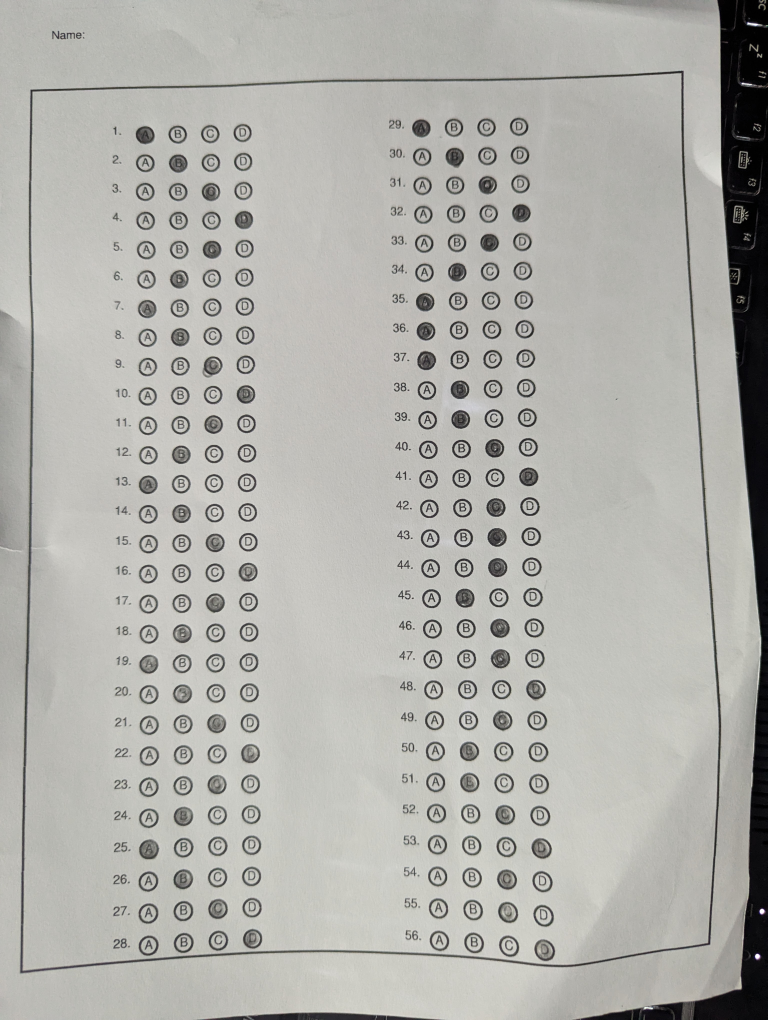
#> input picture OMR/img/2nd_sheet.jpg, 3072 x 4080 px (shown at 1/4 size)
$ python -i scan.py   (imports and definitions only)
#> lines starting #> are read from the running program, lines starting #| are printed output that depends on the picture; after the words box and inside, x2 and y2 are one past the last pixel; in counts of white or black regions, pixels touching at a corner belong together
#> further down, picture is the input picture: shape (4080, 3072, 3); mean B, G, R 171.4, 176.4, 176.8
### make_pdf/utils/transform.py
import numpy as np
import cv2


def order_points(pts):
    rect = np.zeros((4, 2), dtype="float32")

    s = pts.sum(axis=1)
    rect[0] = pts[np.argmin(s)]  #top-left
    rect[2] = pts[np.argmax(s)]  #bottom-right

    diff = np.diff(pts, axis=1)
    rect[1] = pts[np.argmin(diff)]  #bottom-left
    rect[3] = pts[np.argmax(diff)]  #top right
    return rect


def four_point_transform(image, pts):
    rect = order_points(pts)
    (tl, tr, br, bl) = rect

    #max_width
    width_A = np.sqrt(((br[0] - bl[0]) ** 2) + ((br[1] - bl[1]) ** 2))
    width_B = np.sqrt(((tr[0] - tl[0]) ** 2) + ((tr[1] - tl[1]) ** 2))
    max_width = max(int(width_A), int(width_B))

    #max_height
    height_A = np.sqrt(((tr[0] - br[0]) ** 2) + ((tr[1] - br[1]) ** 2))
    height_B = np.sqrt(((tl[0] - bl[0]) ** 2) + ((tl[1] - bl[1]) ** 2))
    max_height = max(int(height_A), int(height_B))

    #the new coordinates
    dst = np.array([
        [0, 0],
        [max_width - 1, 0],
        [max_width - 1, max_height - 1],
        [0, max_height - 1]],
        dtype="float32")

    M = cv2.getPerspectiveTransform(rect, dst)
    warped = cv2.warpPerspective(image, M, (max_width, max_height))
    return warped

### make_pdf/utils/scan.py
import sys

sys.path.append("..")  # Add the parent directory to the path

from .transform import four_point_transform
import cv2
import imutils


def scanner(image):
    #Edge Detection
    #load and compute image's old to new height ratio
    #then clone it and resize it
#    cv2.imshow("Image", image)
    ratio = image.shape[0] / 500
#> ratio = 8.16
    orig = image.copy()
    #cv2.waitKey(0)
    image = imutils.resize(image, height=500)
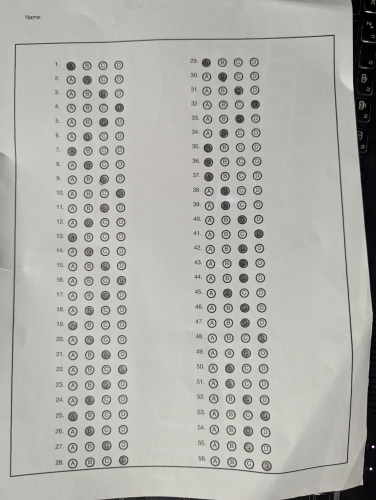
#> image: shape (500, 376, 3); mean of channels 0, 1, 2 171.4, 176.4, 176.8; drawn as B, G, R
    min_area = image.shape[0] * image.shape[1] * 0.008
#> min_area = 1504

    print(min_area)
#| 1504.0
    #greyscale
    #a new copy of image in greyscale, edged, is made
    gray = cv2.cvtColor(image, cv2.COLOR_BGR2GRAY)
    gray = cv2.GaussianBlur(gray, (5, 5,), 0)
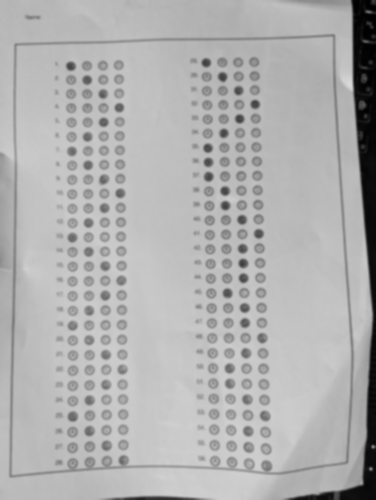
#> gray: shape (500, 376); min 0, max 217, mean 176
    edged = cv2.Canny(gray, 75, 200)
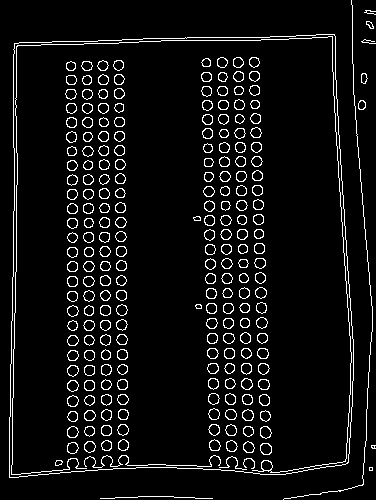
#> edged: shape (500, 376); 6.5% white in thin lines or dots

    print("STEP 1: Edhe Detection")
    #cv2.imshow("Image", image)
    cv2.imshow("Edged", edged)
    cv2.waitKey(0)
    cv2.destroyAllWindows()

    #Contour Detection
    #Assume the paper has the largest rectangular contour in the image
    #findContours returna a list of numoy arrays containing coordinates
    cnts = cv2.findContours(edged.copy(), cv2.RETR_EXTERNAL, cv2.CHAIN_APPROX_NONE)
#> cnts = 10 contours, 6 with area under 20; largest, box (x1, y1, x2, y2) and area: (9, 34, 354, 478) 143846, (358, 100, 366, 110) 56, (361, 73, 368, 84) 47, (366, 21, 374, 29) 30
    cnts = imutils.grab_contours(cnts)
    cnts = sorted(cnts, key=cv2.contourArea, reverse=True)[:5]
#> cnts = 5 contours, 1 with area under 20; largest, box (x1, y1, x2, y2) and area: (9, 34, 354, 478) 143846, (358, 100, 366, 110) 56, (361, 73, 368, 84) 47, (366, 21, 374, 29) 30
    screenCnt = None
    #print(cnts)
    #looping thru the contours
    if len(cnts) > 0:
        for c in cnts:
            area = cv2.contourArea(c)
            print(area)
            #calculates the perimeter of the contour
            peri = cv2.arcLength(c, True)
            #approximates the peri to the closest geometric shape
            #approx is a single numpy array of vertices
            approx = cv2.approxPolyDP(c, 0.02 * peri, True)

            #if the contour has 4 points, that's it
            if len(approx) == 4:
                screenCnt = approx
                break
#> this loop made 1 pass
#> (area, peri, screenCnt) on pass 1: (143846.5, 1551.2, [[334, 34], [14, 43], [9, 477], [348, 462]])
#| 143846.5

    #debugging statement
    # Check if screenCnt is defined
    if 'screenCnt' not in locals():
        print("No rectangular contour found.")
    else:
        print("Found rectangular contour.")
        cv2.drawContours(image, [screenCnt], -1, (0, 255, 0), 2)
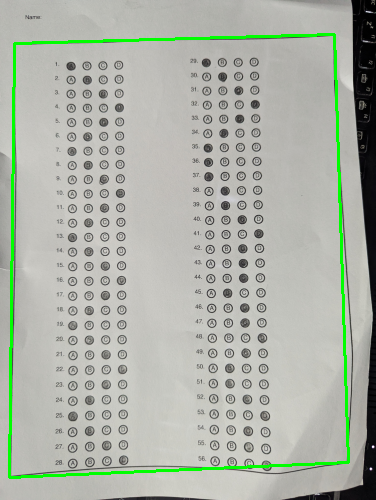
#> image: shape (500, 376, 3); 2.43% of pixels changed, all inside (x1, y1, x2, y2) = (8, 33, 350, 479); drawn as B, G, R

    #show the contour
    print("STEP 2: Find contours of paper")
    cv2.drawContours(image, [screenCnt], -1, (0, 255, 0), 2)
    cv2.imshow("Outline", image)
    cv2.waitKey(0)
    cv2.destroyAllWindows()


    #applying the four_point_transform
    scanned = four_point_transform(orig, screenCnt.reshape(4, 2) * ratio)
#> in order_points, `s = pts.sum(axis=1)`: s = [3002.9, 465.1, 3965.8, 6609.6]
#> in order_points, `diff = np.diff(pts, axis=1)`: diff = [-2448, 236.6, 3818.9, 930.2]
#> in four_point_transform, `rect = order_points(pts)`: rect = [[114.2, 350.9], [2725.4, 277.4], [2839.7, 3769.9], [73.44, 3892.3]]
#> in four_point_transform, `(tl, tr, br, bl) = rect`: tl = [114.2, 350.9]; tr = [2725.4, 277.4]; br = [2839.7, 3769.9]; bl = [73.44, 3892.3]
#> in four_point_transform, `width_A = np.sqrt(((br[0] - bl[0]) ** 2) + ((br[1] - bl[1]) ** 2))`: width_A = 2768.9
#> in four_point_transform, `width_B = np.sqrt(((tr[0] - tl[0]) ** 2) + ((tr[1] - tl[1]) ** 2))`: width_B = 2612.2
#> in four_point_transform, `max_width = max(int(width_A), int(width_B))`: max_width = 2768
#> in four_point_transform, `height_A = np.sqrt(((tr[0] - br[0]) ** 2) + ((tr[1] - br[1]) ** 2))`: height_A = 3494.3
#> in four_point_transform, `height_B = np.sqrt(((tl[0] - bl[0]) ** 2) + ((tl[1] - bl[1]) ** 2))`: height_B = 3541.7
#> in four_point_transform, `max_height = max(int(height_A), int(height_B))`: max_height = 3541
#> in four_point_transform, `dst = np.array([ [0, 0], [max_width - 1, 0], [max_width - 1, max_heigh..`: dst = [[0, 0], [2767, 0], [2767, 3540], [0, 3540]]
#> in four_point_transform, `M = cv2.getPerspectiveTransform(rect, dst)`: M = [[1.05, 0.0121, -124.6], [0.03, 1.07, -377.3], [-4.1e-06, 1.7e-05, 1]]
#> in four_point_transform, `warped = cv2.warpPerspective(image, M, (max_width, max_height))`:
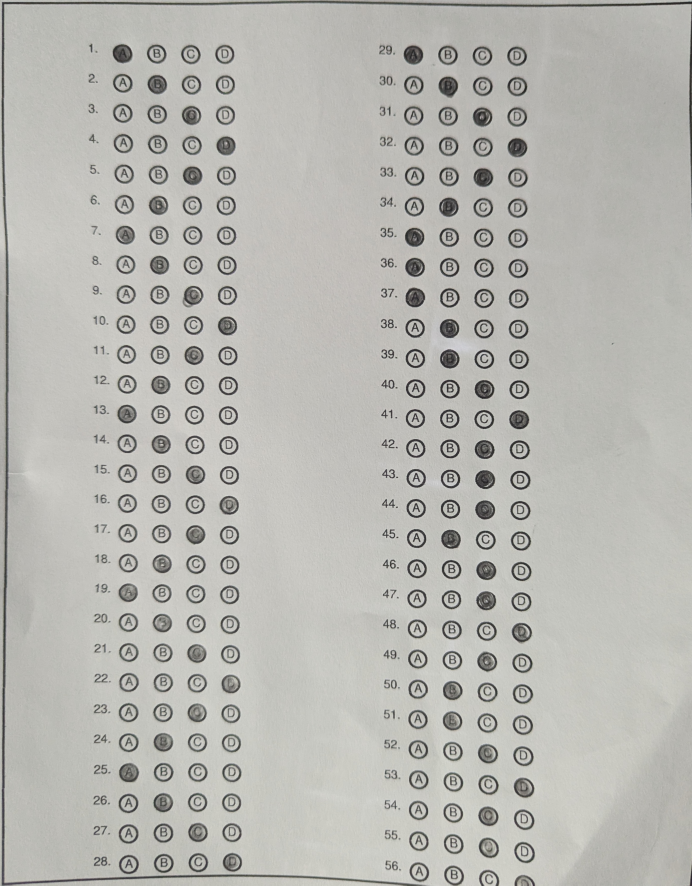
#> warped: shape (3541, 2768, 3) (shown at 1/4 size); mean B, G, R 178, 183.1, 183.5
    scanned = imutils.resize(scanned, height=650)
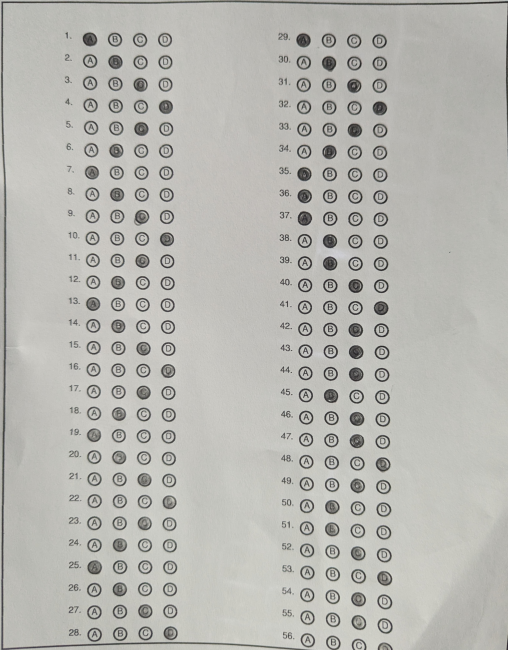
#> scanned: shape (650, 508, 3); mean B, G, R 178, 183.1, 183.5
    #converting warped to greyscal


# show the original and scanned images
#print("STEP 3: Apply perspective transform")
#cv2.imshow("Original", imutils.resize(orig, height = 650))
    cv2.imwrite("Scanned.jpg", imutils.resize(scanned, height = 650))
    cv2.waitKey(0)

    return scanned

>>> import cv2
>>> picture = cv2.imread('../../OMR/img/2nd_sheet.jpg')
>>> result = scanner(picture)
